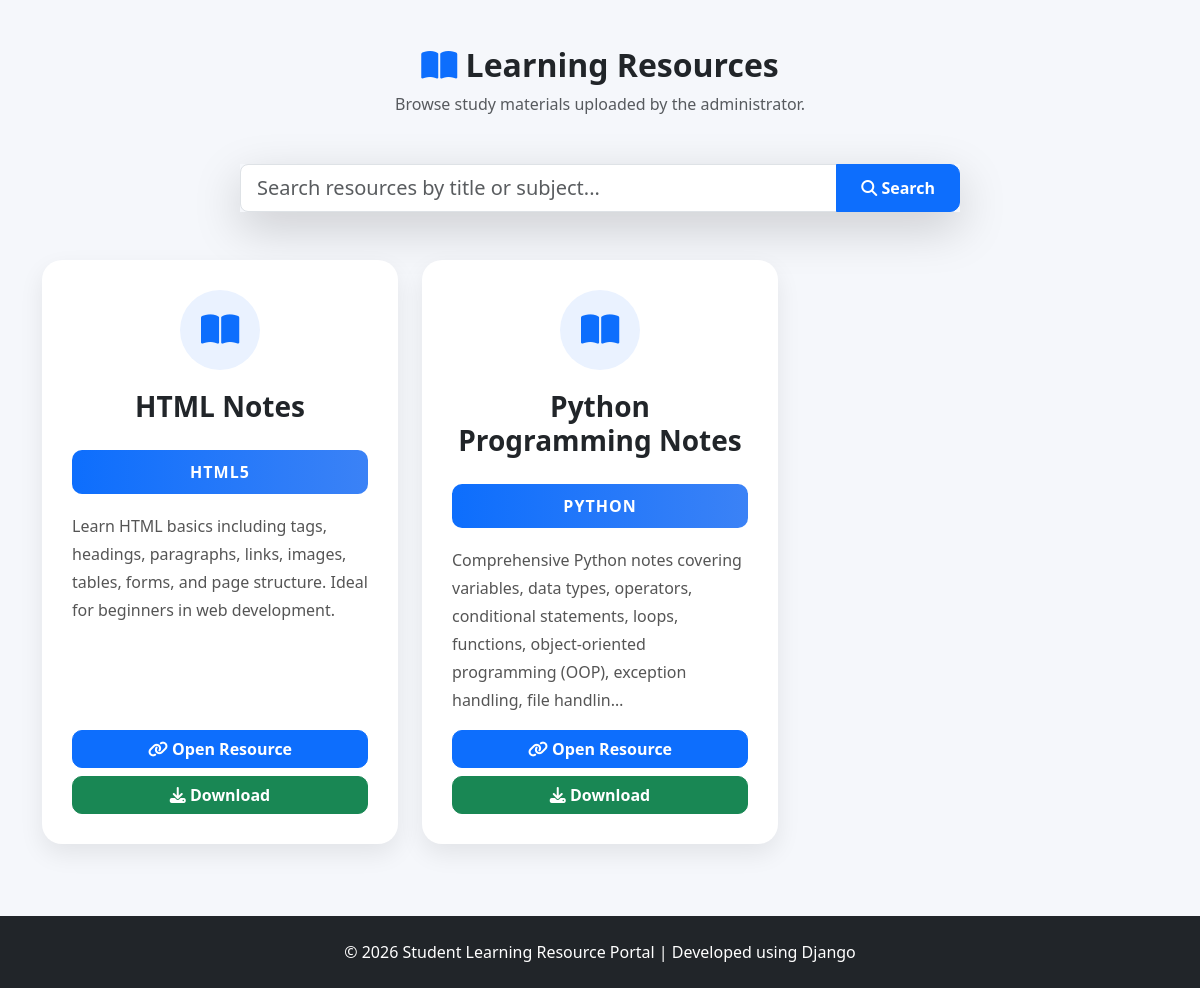
Page /home/ (lower part) on the earlier database version.
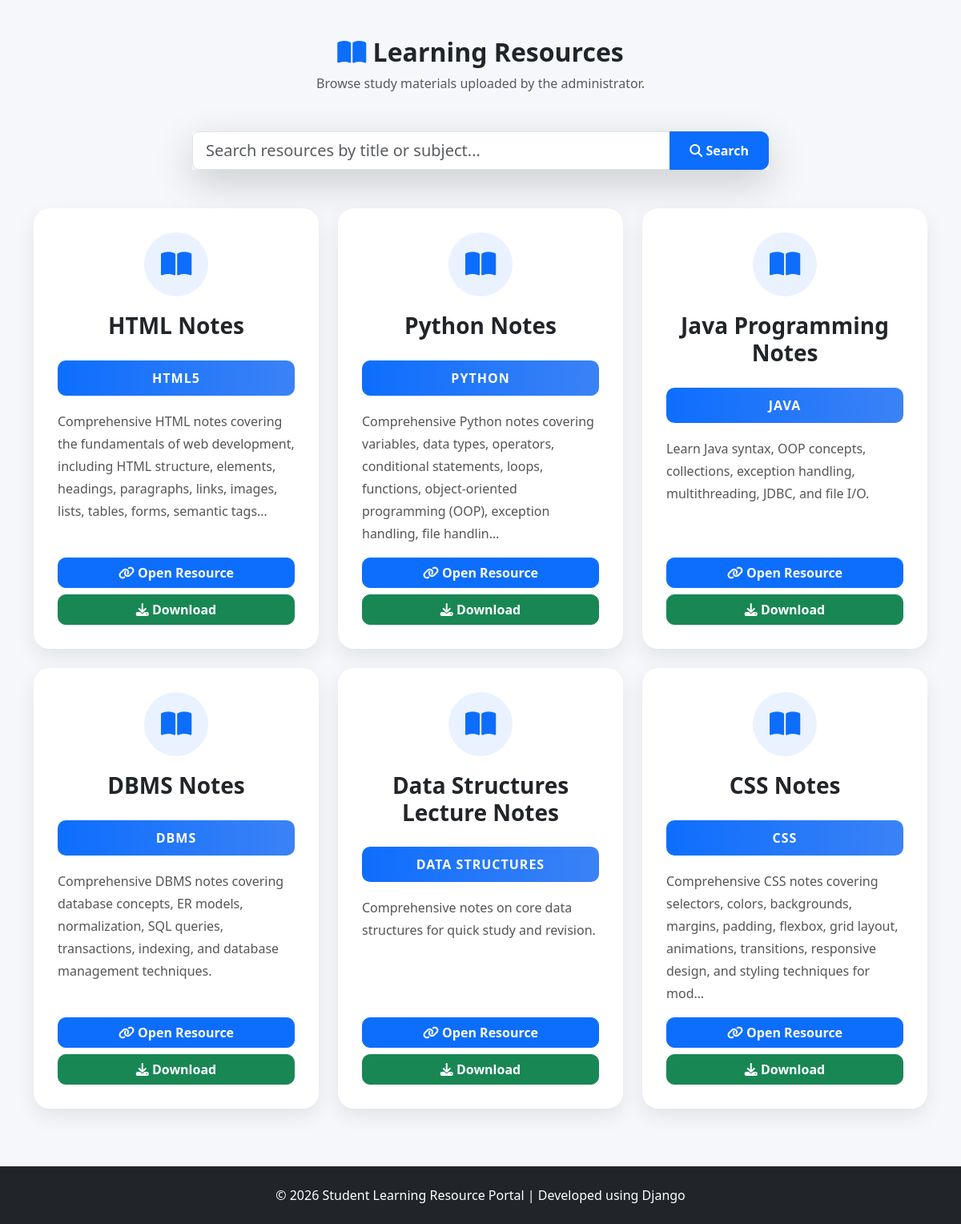
Same page on the later database version.
### studresourceapp/models.py (models this page shows, shortened)
class Resource(models.Model):
    title = models.CharField(max_length=200)
    subject = models.CharField(max_length=100)
    description = models.TextField()
    url = models.URLField()
    file = models.FileField(upload_to='resources/', null=True, blank=True)
    created_at = models.DateTimeField(auto_now_add=True)

### studresourceapp/views.py (the view)
# urls.py: 2. Add a URL to urlpatterns:  path('', views.home, name='home')
def home(request):
    search_query = request.GET.get('search')
    if search_query:
        resources = Resource.objects.filter(
            Q(title__icontains=search_query) |
            Q(subject__icontains=search_query)
        )
    else:
        resources = Resource.objects.all()
    return render(request, 'home.html', {
        'resources': resources
    })

### studresourceapp/templates/home.html (shortened to what this page needs)
{% load static %}
<!DOCTYPE html>
<html lang="en">
<head>
    <link href="https://cdn.jsdelivr.net/npm/bootstrap@5.3.3/dist/css/bootstrap.min.css" rel="stylesheet">
    <link rel="stylesheet" href="https://cdnjs.cloudflare.com/ajax/libs/font-awesome/6.6.0/css/all.min.css">
</head>
<body>
    <div class="container py-5" id="resources">
        <h2 class="text-center fw-bold mb-2"><i class="fas fa-book-open text-primary"></i> Learning Resources</h2>
        <p class="text-center text-muted mb-5">Browse study materials uploaded by the administrator.</p>
        <div class="container mb-5">
            <form method="GET">
                <div class="row justify-content-center">
                    <div class="col-md-8">
                        <div class="input-group shadow-lg">
                            <input type="text" name="search" class="form-control form-control-lg"
                                placeholder="Search resources by title or subject..." value="{{ request.GET.search }}">
                            <button class="btn btn-primary px-4" type="submit">
                                <i class="fas fa-search"></i>
                                Search
                            </button>
                        </div>
                    </div>
                </div>
            </form>
        </div>
        <div class="row">
            {% for resource in resources %}
            <div class="col-lg-4 col-md-6 mb-4">
                <div class="card resource-card h-100">
                    <div class="card-body d-flex flex-column">
                        <div class="resource-icon"><i class="fas fa-book-open"></i></div>
                        <h3 class="text-center fw-bold">{{ resource.title }}</h3>
                        <div class="subject-badge">{{ resource.subject }}</div>
                        <p class="description">{{ resource.description|truncatechars:180 }}</p>
                        <div class="mt-auto">
                            <div class="d-grid gap-2">
                                {% if resource.url %}
                                <a href="{{ resource.url }}" target="_blank" class="btn btn-primary"><i
                                        class="fas fa-link"></i> Open Resource</a>
                                {% endif %}
                                {% if resource.file %}
                                <a href="{% url 'download_resource' resource.id %}" class="btn btn-success">
                                    <i class="fas fa-download"></i>
                                    Download
                                </a>
                                {% endif %}
                            </div>
                        </div>
                    </div>
                </div>
            </div>
            {% empty %}
            <div class="col-12">
                <div class="alert alert-info text-center">No learning resources available.</div>
            </div>
            {% endfor %}
        </div>
    </div>
    <footer class="bg-dark text-white text-center py-4">
        <p class="mb-0">© 2026 Student Learning Resource Portal | Developed using Django</p>
    </footer>
</body>
</html>

Differences in the rows shown:
changed Resource "HTML Notes": description "Learn HTML basics including tags, headings, paragraphs, links, images, tables, forms, and page structure. Ideal for beginners in web development." → "Comprehensive HTML notes covering the fundamentals of web development, including HTML structure, elements, headings, paragraphs, links, images, lists, tables, forms, semantic tags…"
changed Resource "PYTHON": title "Python Programming Notes" → "Python Notes"
added Resource: title "Java Programming Notes", subject "JAVA", description "Learn Java syntax, OOP concepts, collections, exception handling, multithreading, JDBC, and file I/O.", shows "Download"
added Resource: title "DBMS Notes", subject "DBMS", description "Comprehensive DBMS notes covering database concepts, ER models, normalization, SQL queries, transactions, indexing, and database management techniques.", shows "Download"
added Resource: title "Data Structures Lecture Notes", subject "DATA STRUCTURES", description "Comprehensive notes on core data structures for quick study and revision.", file "resources/ds.pdf" (drawn)
added Resource: title "CSS Notes", subject "CSS", description "Comprehensive CSS notes covering selectors, colors, backgrounds, margins, padding, flexbox, grid layout, animations, transitions, responsive design, and styling techniques for mod…", shows "Download"
